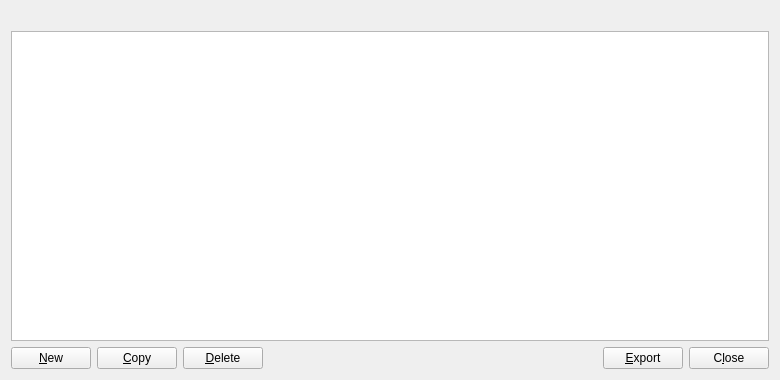
<?xml version="1.0" encoding="UTF-8"?>
<ui version="4.0">
 <class>AddressBookPage</class>
 <widget class="QWidget" name="AddressBookPage">
  <property name="geometry">
   <rect>
    <x>0</x>
    <y>0</y>
    <width>780</width>
    <height>380</height>
   </rect>
  </property>
  <layout class="QVBoxLayout" name="verticalLayout">
   <item>
    <widget class="QLabel" name="labelExplanation">
     <property name="textFormat">
      <enum>Qt::PlainText</enum>
     </property>
     <property name="wordWrap">
      <bool>true</bool>
     </property>
    </widget>
   </item>
   <item>
    <widget class="QTableView" name="tableView">
     <property name="contextMenuPolicy">
      <enum>Qt::CustomContextMenu</enum>
     </property>
     <property name="toolTip">
      <string>Right-click to edit address or label</string>
     </property>
     <property name="tabKeyNavigation">
      <bool>false</bool>
     </property>
     <property name="alternatingRowColors">
      <bool>true</bool>
     </property>
     <property name="selectionMode">
      <enum>QAbstractItemView::SingleSelection</enum>
     </property>
     <property name="selectionBehavior">
      <enum>QAbstractItemView::SelectRows</enum>
     </property>
     <property name="sortingEnabled">
      <bool>true</bool>
     </property>
     <attribute name="verticalHeaderVisible">
      <bool>false</bool>
     </attribute>
    </widget>
   </item>
   <item>
    <layout class="QHBoxLayout" name="horizontalLayout">
     <item>
      <widget class="QPushButton" name="newAddress">
       <property name="toolTip">
        <string>Create a new address</string>
       </property>
       <property name="text">
        <string>&amp;New</string>
       </property>
       <property name="icon">
        <iconset resource="../bitcoin.qrc">
         <normaloff>:/icons/add</normaloff>:/icons/add</iconset>
       </property>
       <property name="autoDefault">
        <bool>false</bool>
       </property>
      </widget>
     </item>
     <item>
      <widget class="QPushButton" name="copyAddress">
       <property name="toolTip">
        <string>Copy the currently selected address to the system clipboard</string>
       </property>
       <property name="text">
        <string>&amp;Copy</string>
       </property>
       <property name="icon">
        <iconset resource="../bitcoin.qrc">
         <normaloff>:/icons/editcopy</normaloff>:/icons/editcopy</iconset>
       </property>
       <property name="autoDefault">
        <bool>false</bool>
       </property>
      </widget>
     </item>
     <item>
      <widget class="QPushButton" name="deleteAddress">
       <property name="toolTip">
        <string>Delete the currently selected address from the list</string>
       </property>
       <property name="text">
        <string>&amp;Delete</string>
       </property>
       <property name="icon">
        <iconset resource="../bitcoin.qrc">
         <normaloff>:/icons/remove</normaloff>:/icons/remove</iconset>
       </property>
       <property name="autoDefault">
        <bool>false</bool>
       </property>
      </widget>
     </item>
     <item>
      <spacer name="horizontalSpacer">
       <property name="orientation">
        <enum>Qt::Horizontal</enum>
       </property>
       <property name="sizeHint" stdset="0">
        <size>
         <width>40</width>
         <height>20</height>
        </size>
       </property>
      </spacer>
     </item>
     <item>
      <widget class="QPushButton" name="exportButton">
       <property name="toolTip">
        <string>Export the data in the current tab to a file</string>
       </property>
       <property name="text">
        <string>&amp;Export</string>
       </property>
       <property name="icon">
        <iconset resource="../bitcoin.qrc">
         <normaloff>:/icons/export</normaloff>:/icons/export</iconset>
       </property>
       <property name="autoDefault">
        <bool>false</bool>
       </property>
      </widget>
     </item>
     <item>
      <widget class="QPushButton" name="closeButton">
       <property name="sizePolicy">
        <sizepolicy hsizetype="Minimum" vsizetype="Minimum">
         <horstretch>0</horstretch>
         <verstretch>0</verstretch>
        </sizepolicy>
       </property>
       <property name="text">
        <string>C&amp;lose</string>
       </property>
       <property name="autoDefault">
        <bool>false</bool>
       </property>
      </widget>
     </item>
    </layout>
   </item>
  </layout>
 </widget>
 <resources>
  <include location="../bitcoin.qrc"/>
 </resources>
 <connections/>
</ui>
